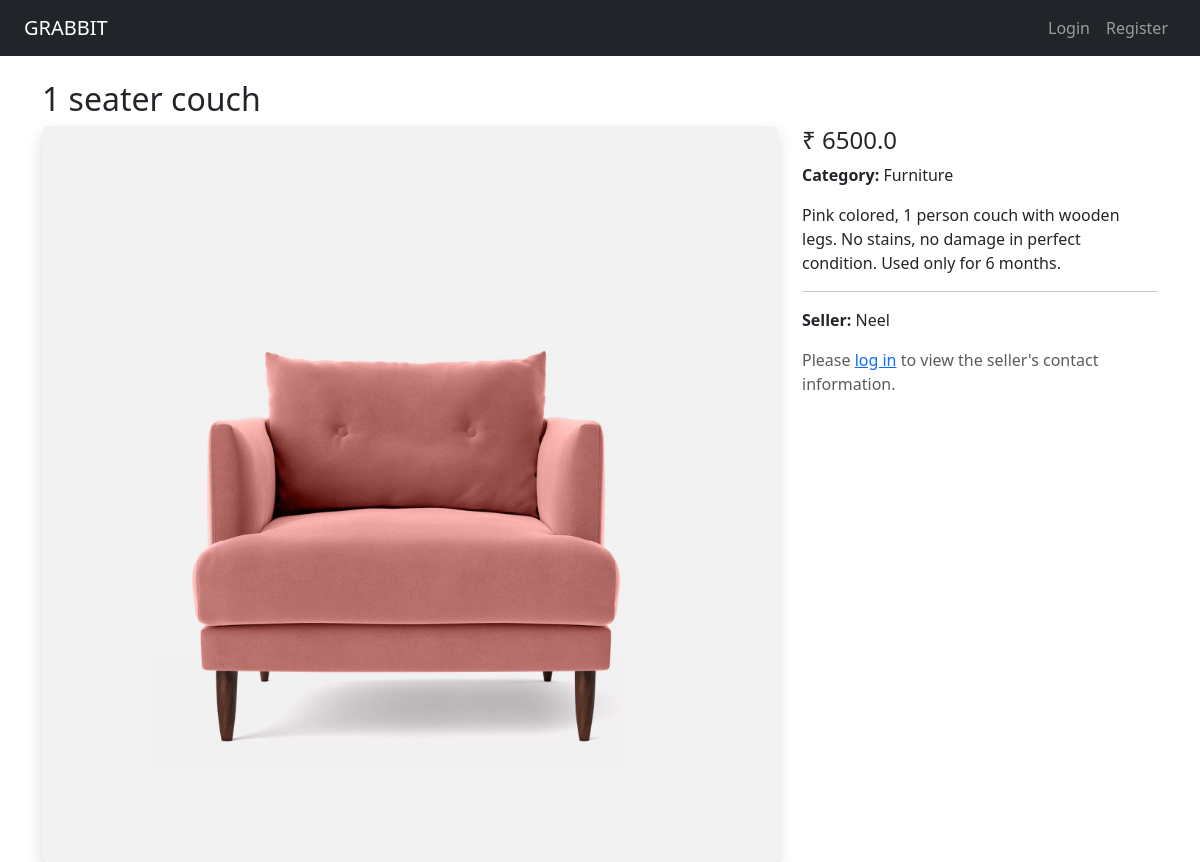
/listing/1, run on the app's committed database.
### models.py (models this page shows)
class Listing(db.Model):
    id = db.Column(db.Integer, primary_key=True)
    title = db.Column(db.String(100), nullable=False)
    description = db.Column(db.Text, nullable=False)
    price = db.Column(db.Float, nullable=False)
    category = db.Column(db.String(50), nullable=False)
    image = db.Column(db.String(100))
    user_id = db.Column(db.Integer, db.ForeignKey('user.id'), nullable=False)

class User(UserMixin, db.Model):
    id = db.Column(db.Integer, primary_key=True)
    username = db.Column(db.String(50), nullable=False, unique=True)
    email = db.Column(db.String(120), nullable=False, unique=True)
    password = db.Column(db.String(128), nullable=False)
    listings = db.relationship('Listing', backref='owner', lazy=True)

### app.py (the view)
@app.route('/listing/<int:listing_id>')
def listing_detail(listing_id):
    listing = Listing.query.get_or_404(listing_id)
    return render_template('listing_detail.html', listing=listing)

### template/listing_detail.html
{% extends 'base.html' %}
{% block content %}
<h2>{{ listing.title }}</h2>
<div class="row">
    <div class="col-md-8">
        <img src="{{ url_for('static', filename='uploads/' ~ listing.image) }}" class="img-fluid rounded shadow">
    </div>
    <div class="col-md-4">
        <h4>₹ {{ listing.price }}</h4>
        <p><strong>Category:</strong> {{ listing.category }}</p>
        <p>{{ listing.description }}</p>
        <hr>
        <p><strong>Seller:</strong> {{ listing.owner.username }}</p>
    {% if current_user.is_authenticated %}
        <p><strong>Contact Email:</strong> {{ listing.owner.email }}</p>
        <a href="mailto:{{ listing.owner.email }}" class="btn btn-outline-secondary btn-sm">Contact Seller</a>
    {% else %}
        <p class="text-muted">Please <a href="{{ url_for('login') }}">log in</a> to view the seller's contact information.</p>
    {% endif %}
    </div>
</div>
{% endblock %}

### static/css/style.css (style rules this page uses)
body { background-color: #f4f4f4; }

### data on the page
Listing: title "1 seater couch", image (picture), price "6500.0", category "Furniture", description "Pink colored, 1 person couch with wooden legs. No stains, no damage in perfect condition. Used only for 6 months."
User: owner.username "Neel"
